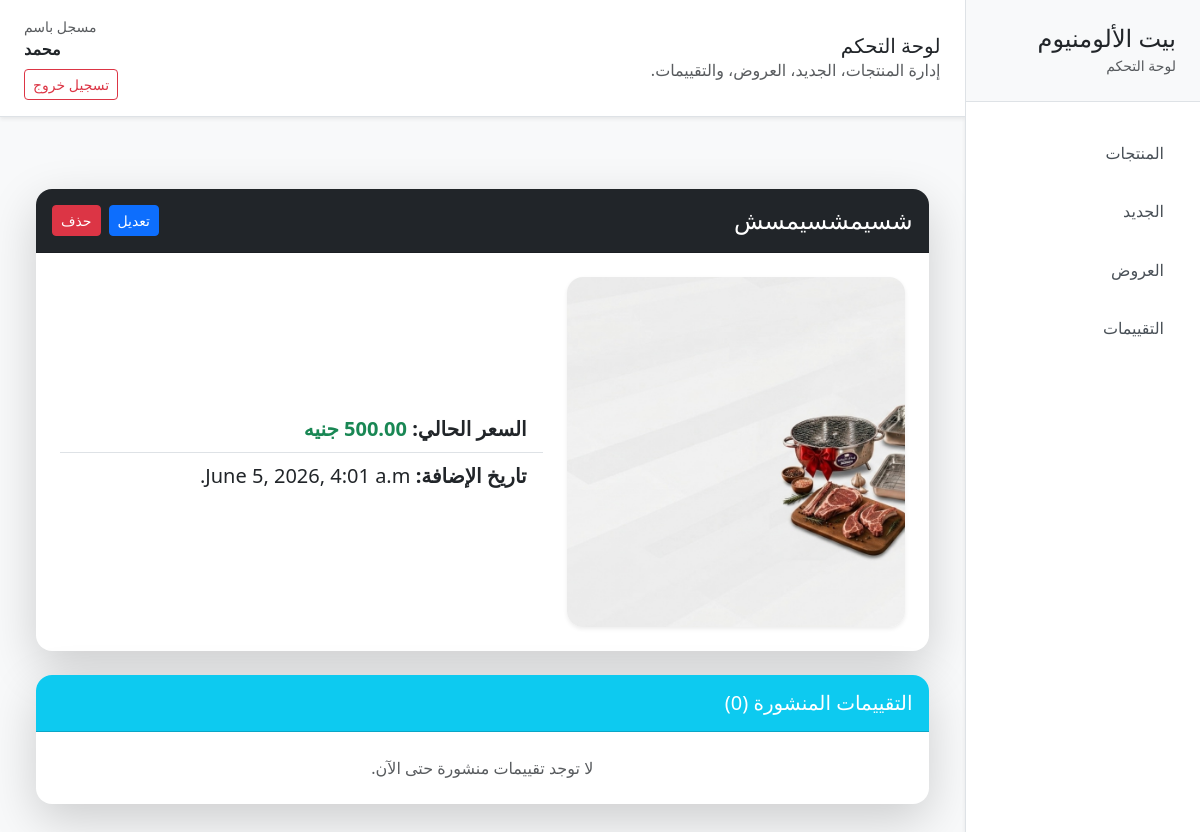
Page /offer/2/ (signed in) on the committed database.
### products/models.py (models this page shows, shortened)
class Offer(models.Model):
    subTitle = models.CharField(max_length=200)
    title = models.CharField(max_length=200)
    description = models.TextField(blank=True, null=True)
    price = models.DecimalField(max_digits=10, decimal_places=2)
    old_price = models.DecimalField(
        max_digits=10, decimal_places=2, blank=True, null=True
    )
    image = models.ImageField(upload_to='offers/')
    image_2 = models.ImageField(upload_to='offers/', null=True, blank=True)
    image_3 = models.ImageField(upload_to='offers/', null=True, blank=True)
    image_4 = models.ImageField(upload_to='offers/', null=True, blank=True)
    image_5 = models.ImageField(upload_to='offers/', null=True, blank=True)
    price_details = models.TextField(null=True, blank=True)
    specs = models.TextField(null=True, blank=True)
    features = models.TextField(null=True, blank=True)
    stock = models.PositiveIntegerField(default=0)
    is_active = models.BooleanField(default=True)
    created_at = models.DateTimeField(auto_now_add=True)

### products/views.py (the view)
# urls.py: path('offer/<int:pk>/', views.offer_details, name='offer_details'),
@login_required
def offer_details(request, pk):
    offer = get_object_or_404(Offer, pk=pk)
    approved_reviews = offer.reviews.filter(approved=True).order_by('-created_at')
    context = {
        'offer': offer,
        'approved_reviews': approved_reviews,
    }
    return render(request, 'products/offer_details.html', context)

### products/templates/products/offer_details.html (shortened to what this page needs)
{% extends 'products/base.html' %} {% block content %}
<div class="container py-5">
  <div class="card shadow-lg border-0 rounded-4 overflow-hidden">
    <div
      class="card-header bg-dark text-white d-flex justify-content-between align-items-center py-3"
    >
      <h2 class="h4 mb-0">{{ offer.title }}</h2>
      <div class="d-flex gap-2">
        <a
          href="{% url 'products:edit_offer' offer.id %}"
          class="btn btn-sm btn-primary w-50"
        >
          تعديل
        </a>
        <form
          method="POST"
          action="{% url 'products:delete_offer' offer.id %}"
          onsubmit="return confirm('هل أنت متأكد من حذف العرض؟');"
        >
          <button type="submit" class="btn btn-danger btn-sm">حذف</button>
        </form>
      </div>
    </div>
    <div class="card-body p-4">
      <div class="row g-4 align-items-center">
        <div class="col-md-5">
          <img
            src="{{ offer.image.url }}"
            class="img-fluid rounded-4 shadow-sm w-100"
            style="height: 350px; object-fit: cover"
            alt="{{ offer.name }}"
          />
        </div>
        <div class="col-md-7">
          <ul class="list-group list-group-flush fs-5">
            <li class="list-group-item">
              <strong>السعر الحالي:</strong>
              <span class="text-success fw-bold"> {{ offer.price }} جنيه </span>
            </li>
            <li class="list-group-item">
              <strong>تاريخ الإضافة:</strong>
              {{ offer.created_at }}
            </li>
          </ul>
        </div>
      </div>
    </div>
  </div>
  <div class="card shadow-lg border-0 rounded-4 overflow-hidden mt-4">
    <div class="card-header bg-info text-white py-3">
      <h5 class="mb-0">التقييمات المنشورة ({{ approved_reviews|length }})</h5>
    </div>
    <div class="card-body p-4">
      {% if approved_reviews %}
      <div class="row g-3">
        {% for review in approved_reviews %}
        <div class="col-md-6">
          <div class="card border-light h-100">
            <div class="card-header bg-light">
              <div class="d-flex justify-content-between align-items-start">
                <div>
                  <h6 class="mb-0">{{ review.name }}</h6>
                  <small class="text-muted">{{ review.email }}</small>
                </div>
                <span class="badge bg-warning text-dark"
                  >⭐ {{ review.rating }}/5</span
                >
              </div>
            </div>
            <div class="card-body">
              <p class="card-text">{{ review.comment }}</p>
            </div>
            <div class="card-footer bg-light">
              <small class="text-muted"
                >{{ review.created_at|date:'d/m/Y H:i' }}</small
              >
            </div>
          </div>
        </div>
        {% endfor %}
      </div>
      {% else %}
      <p class="text-muted text-center mb-0">
        لا توجد تقييمات منشورة حتى الآن.
      </p>
      {% endif %}
    </div>
  </div>
</div>
{% endblock %}

### products/templates/products/base.html (shortened to what this page needs)
<!doctype html>
<html lang="ar" dir="rtl">
  <head>
    <link
      href="https://cdn.jsdelivr.net/npm/bootstrap@5.3.3/dist/css/bootstrap.rtl.min.css"
      rel="stylesheet"
    />
  </head>
  <body class="bg-light">
    <div class="dashboard-shell d-flex min-vh-100">
      <aside class="dashboard-sidebar bg-white border-end shadow-sm">
        <div class="sidebar-brand px-4 py-4 border-bottom">
          <h4 class="mb-0">بيت الألومنيوم</h4>
          <small class="text-muted">لوحة التحكم</small>
        </div>
        <nav class="sidebar-nav px-3 py-4">
          <a
            class="sidebar-link {% if active_page == 'products' %}active{% endif %}"
            href="{% url 'products:dashboard_products' %}"
          >
            المنتجات
          </a>
          <a
            class="sidebar-link {% if active_page == 'new_arrivals' %}active{% endif %}"
            href="{% url 'products:dashboard_new_arrivals' %}"
          >
            الجديد
          </a>
          <a
            class="sidebar-link {% if active_page == 'offers' %}active{% endif %}"
            href="{% url 'products:dashboard_offers' %}"
          >
            العروض
          </a>
          <a
            class="sidebar-link {% if active_page == 'reviews' %}active{% endif %}"
            href="{% url 'products:dashboard_reviews' %}"
          >
            التقييمات
          </a>
        </nav>
      </aside>
      <main class="dashboard-main flex-grow-1">
        <header
          class="dashboard-header bg-white border-bottom py-3 px-4 shadow-sm"
        >
          <div class="d-flex justify-content-between align-items-center">
            <div>
              <h1 class="h5 mb-0">
                {% block page_title %}لوحة التحكم{% endblock %}
              </h1>
              <p class="text-muted mb-0">
                إدارة المنتجات، الجديد، العروض، والتقييمات.
              </p>
            </div>
            {% if user.is_authenticated %}
            <div class="text-end">
              <div class="small text-muted">مسجل باسم</div>
              <div class="fw-semibold">{{ user.username }}</div>
              <a
                href="{% url 'products:logout' %}"
                class="btn btn-sm btn-outline-danger mt-2"
                >تسجيل خروج</a
              >
            </div>
            {% endif %}
          </div>
        </header>
        <section class="dashboard-content p-4">
          {% block content %}{% endblock %}
        </section>
      </main>
    </div>
  </body>
</html>

### products/templates/products/base.html (style rules this page uses)
body { min-height: 100vh; }
.dashboard-shell { overflow: hidden; }
.dashboard-sidebar { width: 260px; min-height: 100vh; }
.sidebar-brand { background: #f8f9fa; }
.sidebar-nav { display: flex; flex-direction: column; gap: 0.25rem; }
.sidebar-link { display: block; padding: 0.95rem 1.25rem; color: #495057; border-radius: 0.5rem; text-decoration: none; transition: background 0.15s ease, color 0.15s ease; }
.dashboard-main { overflow-x: hidden; }
.dashboard-header { position: sticky; top: 0; z-index: 10; }
.dashboard-content { min-height: calc(100vh - 92px); }

### rows in the picture
Offer: title "شسيمشسيمسش", image (picture), price "500.00", created_at "June 5, 2026, 4:01 a.m."

### other values in the picture
{{ user.username }} "محمد"
{{ approved_reviews|length }} "0"
